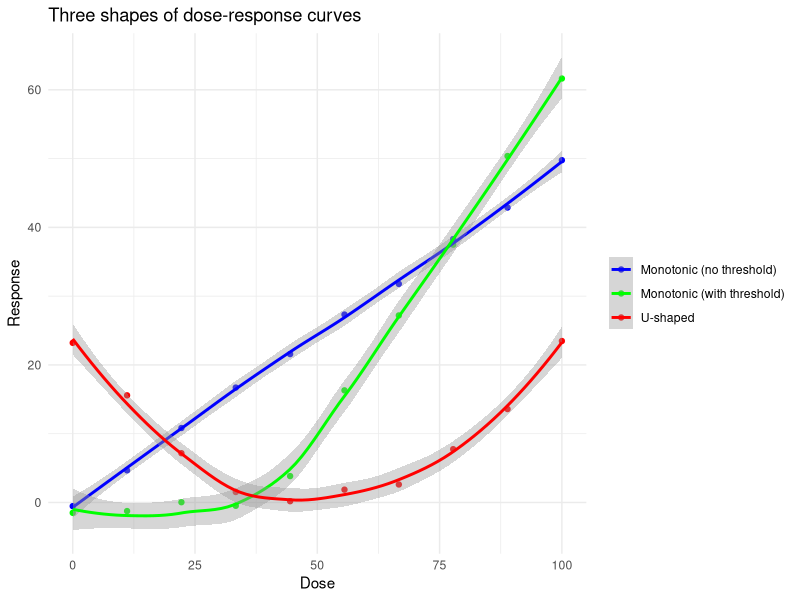

Source code (R):
## ---- chunk 1
# Load necessary library
library(ggplot2)

# Create example data for each type of dose-response curve
dose <- seq(0, 100, length.out=10)

# Monotonic increasing without threshold
response_mono_no_thresh <- 0.5 * dose + rnorm(length(dose), 0, 1)

# Monotonic increasing with threshold
threshold <- 40
response_mono_with_thresh <- ifelse(dose > threshold, 1 * (dose - threshold), 0) + rnorm(length(dose), 0, 1)

# U-shaped dose-response curve
response_u_shape <- 1 * (dose - 50)^2 / 100  + rnorm(length(dose), 0, 1)

# Create a data frame to hold the data
data <- data.frame(
  dose = rep(dose, 3),
  response = c(response_mono_no_thresh, response_mono_with_thresh, response_u_shape),
  type = rep(c("Monotonic (no threshold)", "Monotonic (with threshold)", "U-shaped"), each = length(dose))
)

# Plot the dose-response curves using ggplot2
ggplot(data, aes(x = dose, y = response, color = type)) +
  # geom_line(linewidth = 1) +
  geom_point()+
  geom_smooth()+
  labs(title = "Dose-Response Curves", x = "Dose", y = "Response") +
  theme_minimal() +
  scale_color_manual(values = c("blue", "green", "red")) +
  theme(legend.title = element_blank())+
  labs(title = "Three shapes of dose-response curves")
